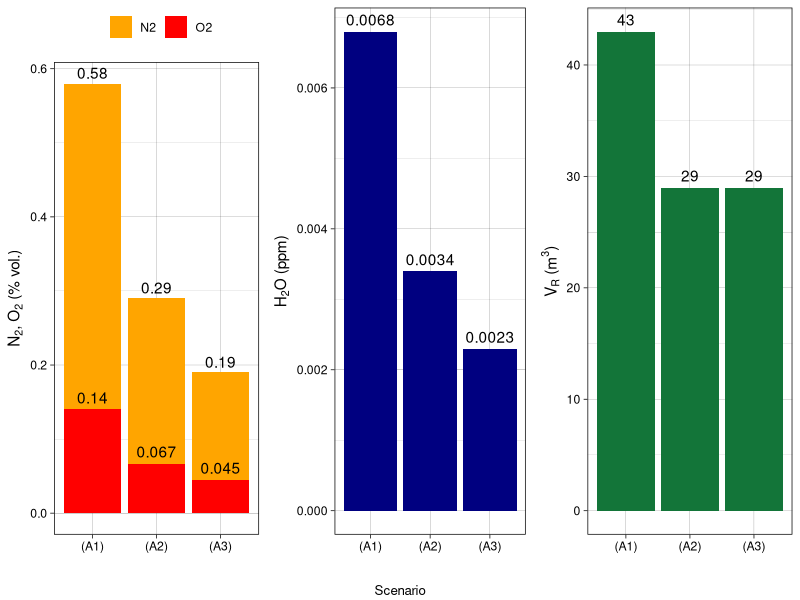
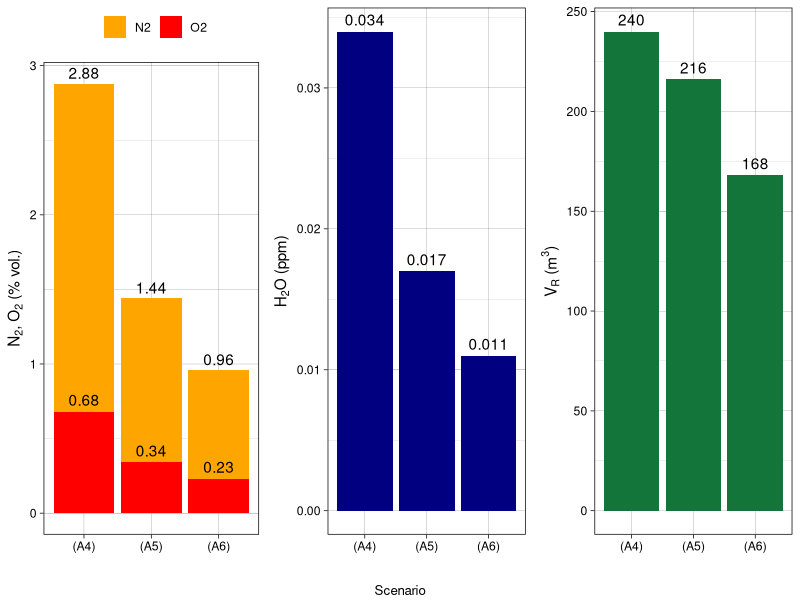
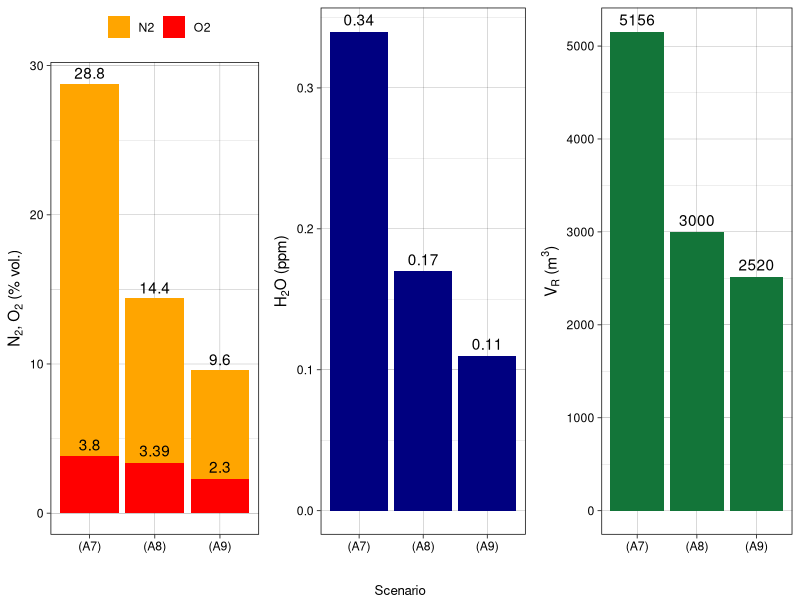
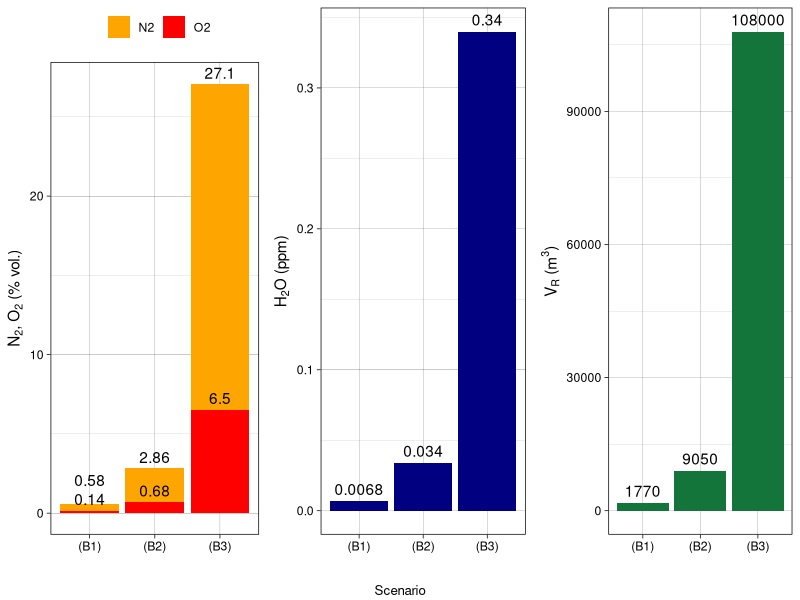
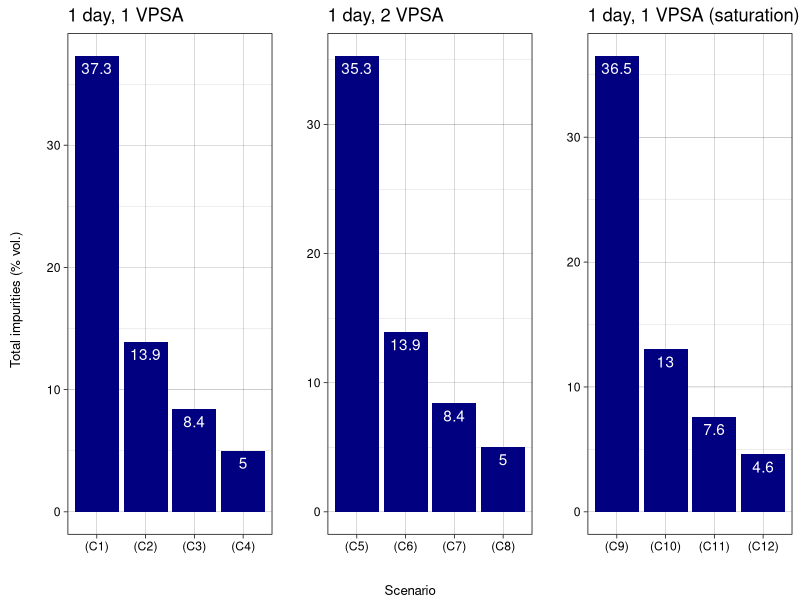
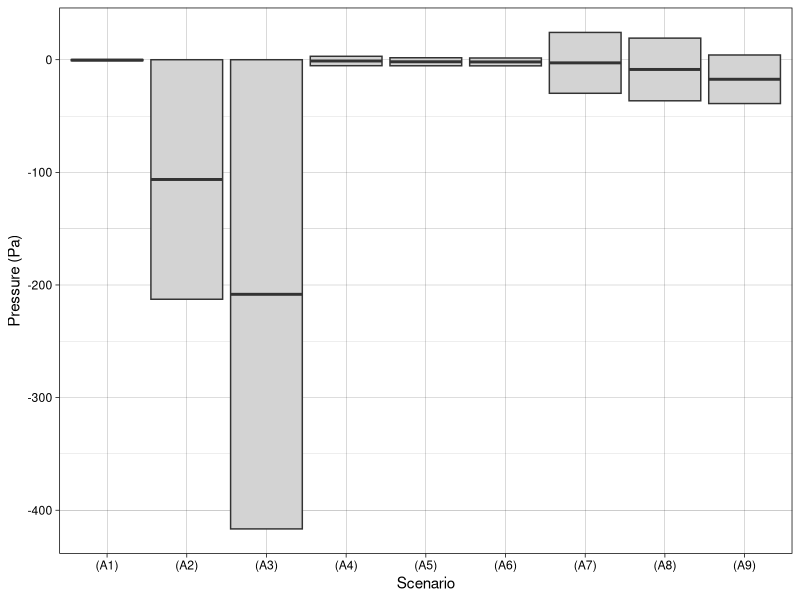
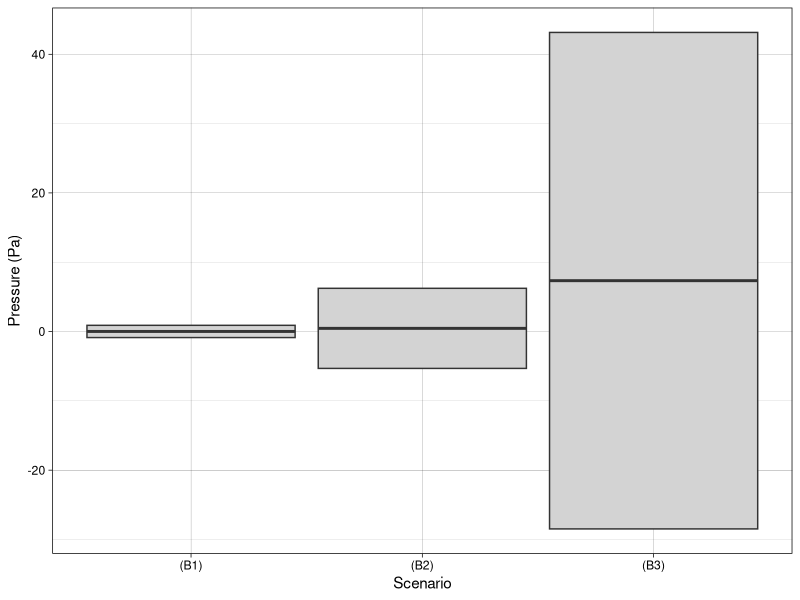
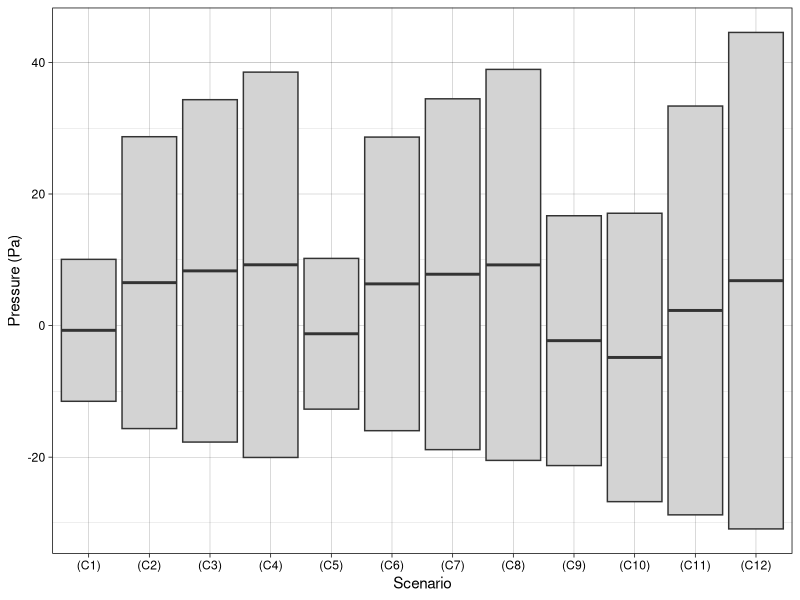

Here is the R script that generated these plots, in order:
##########################################################################
##                                                                      ##
##  Definition and optimization of a MELCOR model of the                ##
##  IFMIF-DONES Argon Purification Subsystem                            ##
##                                                                      ##
##  Authors: A. Manjavacas                                              ##
##                                                                      ##
##  Copyright (c) Antonio Manjavacas, 2023                              ##
##  Contact: manjavacas@ugr.es                                          ##
##                                                                      ##
##########################################################################

library(tidyverse)
library(ggplot2)
library(grid)

###################### FUNCTIONS ######################

plot_cases <- function(df, filename) {
  # N2 + O2 barplot
  p1 <- ggplot(df, aes(x = df$Scenario)) +
    geom_bar(aes(y = df$N2, fill = "N2"),
      stat = "identity", position = "dodge"
    ) +
    geom_bar(aes(y = df$O2, fill = "O2"),
      stat = "identity", position = "dodge"
    ) +
    geom_text(aes(y = df$N2, label = df$N2),
      vjust = ifelse(df$Scenario == "(B1)", -1.5, -0.4),
      position = position_dodge(width = 0.9)
    ) +
    geom_text(aes(y = df$O2, label = df$O2),
      vjust = -0.5,
      position = position_dodge(width = 0.9)
    ) +
    labs(
      x = "", fill = "",
      y = expression(paste("N"[2], ", ", "O"[2], " ", "(% vol.)"))
    ) +
    scale_fill_manual(values = c("N2" = "orange", "O2" = "red")) +
    theme_linedraw()

  # H2O barplot
  p2 <- ggplot(df, aes(x = df$Scenario, y = df$H2O)) +
    geom_bar(stat = "identity", fill = "navy", position = "dodge") +
    geom_text(aes(label = df$H2O),
      vjust = -0.5,
      position = position_dodge(width = 0.9)
    ) +
    labs(x = "", y = expression(paste("H"[2], "O", " ", "(ppm)"))) +
    theme_linedraw()

  # VR barplot
  p3 <- ggplot(df, aes(x = df$Scenario, y = df$VR)) +
    geom_bar(stat = "identity", fill = "#137539", position = "dodge") +
    geom_text(aes(label = df$VR),
      vjust = -0.5,
      position = position_dodge(width = 0.9)
    ) +
    labs(x = "", y = expression(paste("V"[R], " ", "(m"^3, ")"))) +
    theme_linedraw()

  p <- ggpubr::ggarrange(p1, p2, p3,
    ncol = 3, nrow = 1,
    legend = "top"
  )
  p <- ggpubr::annotate_figure(p,
    bottom = textGrob("Scenario", gp = gpar(cex = 0.8))
  )

  ggsave(filename, plot = p, width = 12, height = 4.8, dpi = 400, bg = "white")
}

plot_impurities <- function(df, filename) {
  df1 <- df %>% filter(grepl("^\\(C[1-4]\\)", df$Scenario))
  df2 <- df %>% filter(grepl("^\\(C[5-8]\\)", df$Scenario))
  df3 <- df %>% filter(grepl("^\\(C(9|1[0-2])\\)", df$Scenario))

  df3$Scenario <- factor(df3$Scenario,
    levels = c("(C9)", "(C10)", "(C11)", "(C12)")
  )

  p1 <- ggplot(df1, aes(x = df1$Scenario, y = 100 - df1$Ar)) +
    geom_bar(stat = "identity", fill = "navy") +
    labs(title = "1 day, 1 VPSA", x = "", y = "") +
    geom_text(aes(label = round(100 - df1$Ar, 2)),
      vjust = 1.5,
      position = position_dodge(width = 0.9),
      color = "white"
    ) +
    theme_linedraw()
  p2 <- ggplot(df2, aes(x = df2$Scenario, y = 100 - df2$Ar)) +
    geom_bar(stat = "identity", fill = "navy") +
    labs(title = "1 day, 2 VPSA", x = "", y = "") +
    geom_text(aes(label = round(100 - df2$Ar, 2)),
      vjust = 1.5,
      position = position_dodge(width = 0.9),
      color = "white"
    ) +
    theme_linedraw()
  p3 <- ggplot(df3, aes(x = df3$Scenario, y = 100 - df3$Ar)) +
    geom_bar(stat = "identity", fill = "navy") +
    labs(title = "1 day, 1 VPSA (saturation)", x = "", y = "") +
    geom_text(aes(label = round(100 - df3$Ar, 2)),
      vjust = 1.5,
      position = position_dodge(width = 0.9),
      color = "white"
    ) +
    theme_linedraw()

  p <- ggpubr::ggarrange(p1, p2, p3,
    ncol = 3, nrow = 1
  )
  p <- ggpubr::annotate_figure(
    p,
    left = textGrob("Total impurities (% vol.)",
      rot = 90,
      vjust = 1, gp = gpar(cex = 0.8)
    ),
    bottom = textGrob("Scenario", gp = gpar(cex = 0.8))
  )

  ggsave(filename, plot = p, width = 10, height = 3, dpi = 400, bg = "white")
}

plot_pressures <- function(df, filename) {
  df$med <- 0.5 * (df$MinP + df$MaxP)
  p <- ggplot(
    df,
    aes(
      x = Scenario, ymin = MinP, lower = MinP,
      middle = med, upper = MaxP, ymax = MaxP
    )
  ) +
    geom_boxplot(stat = "identity", fill = "lightgray") +
    labs(x = "Scenario", y = "Pressure (Pa)") +
    theme_linedraw()

  ggsave(filename, plot = p, width = 10, height = 6, dpi = 300, bg = "white")
}

# Load data
scenarios <- read_csv("./data/scenarios.csv")

###################### A SCENARIOS ######################

cases_a1_to_a3 <- scenarios %>%
  filter(grepl("^\\(A[1-3]\\)", Scenario))
cases_a4_to_a6 <- scenarios %>%
  filter(grepl("^\\(A[4-6]\\)", Scenario))
cases_a7_to_a9 <- scenarios %>%
  filter(grepl("^\\(A[7-9]\\)", Scenario))

plot_cases(cases_a1_to_a3, "./plots/cases_a1_to_a3.png")
plot_cases(cases_a4_to_a6, "./plots/cases_a4_to_a6.png")
plot_cases(cases_a7_to_a9, "./plots/cases_a7_to_a9.png")

###################### B SCENARIOS ######################

cases_b1_to_b3 <- scenarios %>%
  filter(grepl("^\\(B[1-3]\\)", Scenario))

plot_cases(cases_b1_to_b3, "./plots/cases_b1_to_b3.png")

###################### C SCENARIOS ######################

cases_c1_to_c12 <- scenarios %>%
  filter(grepl("^\\(C([1-9]|1[0-2])\\)", Scenario))

plot_impurities(cases_c1_to_c12, "./plots/cases_c1_to_c12.png")

####################### PRESSURES #######################

# Load data
pressures <- read_csv("./data/pressures.csv")

a_pressures <- pressures %>%
  filter(grepl("^\\(A[1-9]\\)", Scenario))
b_pressures <- pressures %>%
  filter(grepl("^\\(B[1-3]\\)", Scenario))
c_pressures <- pressures %>%
  filter(grepl("^\\(C([1-9]|1[0-2])\\)", Scenario)) %>%
  mutate(Scenario = factor(Scenario, levels = paste0("(C", 1:12, ")")))

plot_pressures(a_pressures, "./plots/a_pressures.png")
plot_pressures(b_pressures, "./plots/b_pressures.png")
plot_pressures(c_pressures, "./plots/c_pressures.png")
